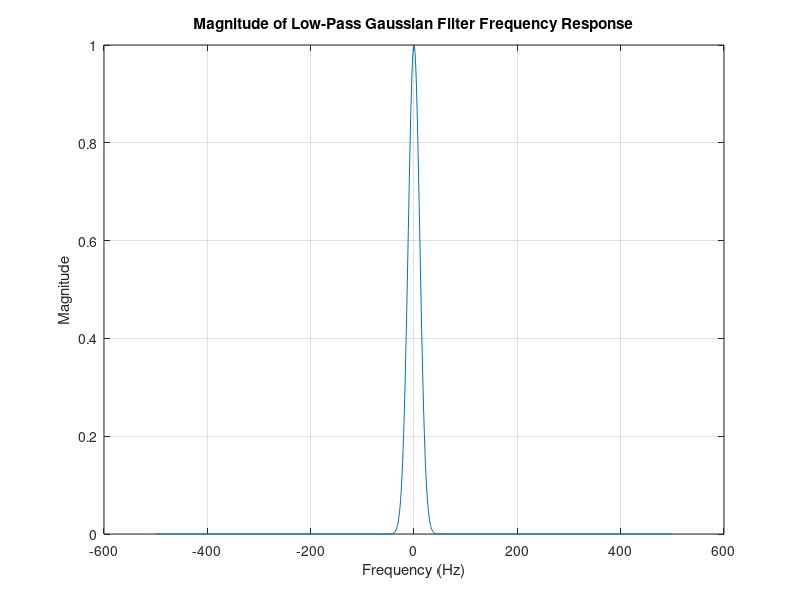

This chart was generated by the following MATLAB code:
% Define the parameters
N = 1000; % Number of points
Fs = 1000; % Sampling frequency
sigma = 0.02; % Standard deviation for the Gaussian function

% Define the frequency range
f = (-Fs/2):(Fs/N):(Fs/2-Fs/N); % Frequency range

% Compute the Gaussian function in the frequency domain
HLPF = exp(-(pi^2*sigma^2*f.^2));

% Plot the magnitude of the frequency response
figure;
plot(f, abs(HLPF));
xlabel('Frequency (Hz)');
ylabel('Magnitude');
title('Magnitude of Low-Pass Gaussian Filter Frequency Response');
grid on;